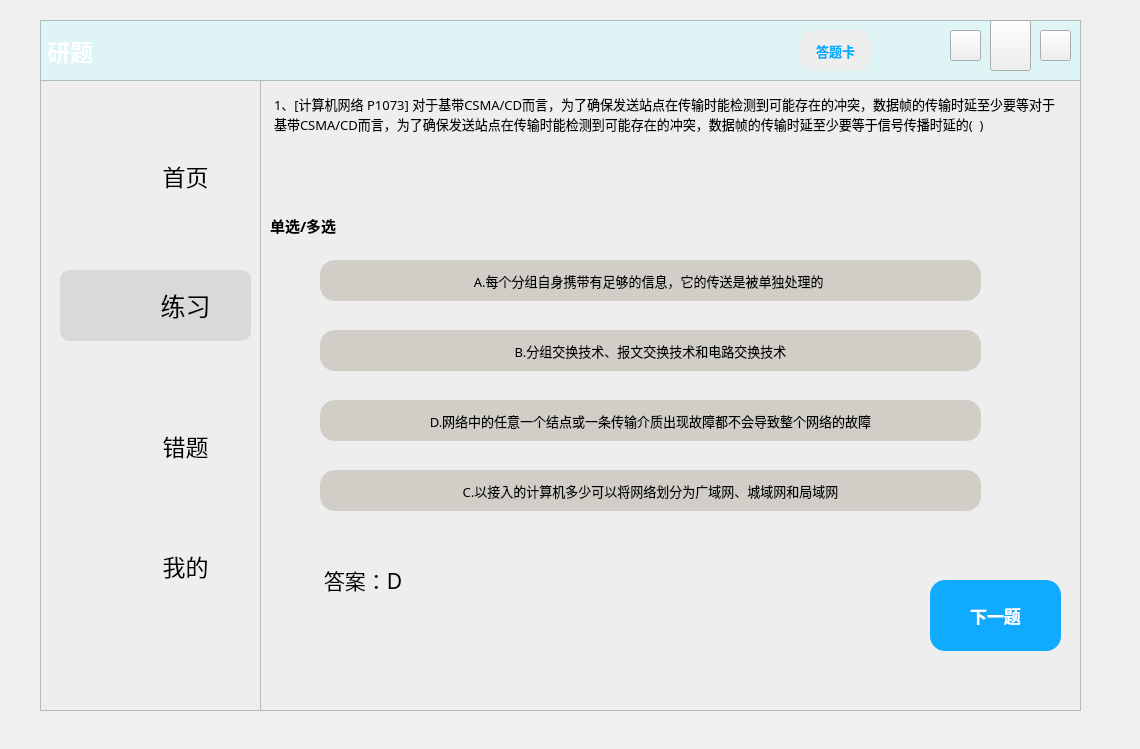
<?xml version="1.0" encoding="UTF-8"?>
<ui version="4.0">
 <class>Form</class>
 <widget class="QWidget" name="Form">
  <property name="geometry">
   <rect>
    <x>0</x>
    <y>0</y>
    <width>1140</width>
    <height>749</height>
   </rect>
  </property>
  <property name="font">
   <font>
    <underline>false</underline>
   </font>
  </property>
  <property name="windowTitle">
   <string>Form</string>
  </property>
  <widget class="QLabel" name="label_right">
   <property name="enabled">
    <bool>true</bool>
   </property>
   <property name="geometry">
    <rect>
     <x>260</x>
     <y>20</y>
     <width>821</width>
     <height>691</height>
    </rect>
   </property>
   <property name="styleSheet">
    <string notr="true">QFrame{
	background-color: rgb(238, 238, 238);
}</string>
   </property>
   <property name="frameShape">
    <enum>QFrame::StyledPanel</enum>
   </property>
   <property name="frameShadow">
    <enum>QFrame::Sunken</enum>
   </property>
   <property name="text">
    <string/>
   </property>
  </widget>
  <widget class="QPushButton" name="Bt_exit">
   <property name="geometry">
    <rect>
     <x>1040</x>
     <y>30</y>
     <width>31</width>
     <height>31</height>
    </rect>
   </property>
   <property name="styleSheet">
    <string notr="true">QPushButton{
	border-image: url(:/新前缀/关闭窗口.png);
}
QPushButton:hover{
	
	background-color: rgb(255, 0, 0);
	border-radius:30px
}
QPushButton:pressed{
	padding-left:5px;
	padding-top:5px;
}</string>
   </property>
   <property name="text">
    <string/>
   </property>
  </widget>
  <widget class="QPushButton" name="Bt_back">
   <property name="geometry">
    <rect>
     <x>950</x>
     <y>30</y>
     <width>31</width>
     <height>31</height>
    </rect>
   </property>
   <property name="styleSheet">
    <string notr="true">QPushButton{
	border-image: url(:/新前缀/返回.png);
}
QPushButton:hover{
	background-color: rgb(217, 217, 217);
	border-radius:30px
}
QPushButton:pressed{
	padding-left:5px;
	padding-top:5px;
}</string>
   </property>
   <property name="text">
    <string/>
   </property>
  </widget>
  <widget class="QLabel" name="head_background">
   <property name="geometry">
    <rect>
     <x>40</x>
     <y>20</y>
     <width>1041</width>
     <height>61</height>
    </rect>
   </property>
   <property name="font">
    <font>
     <family>微软雅黑</family>
     <pointsize>17</pointsize>
     <weight>75</weight>
     <bold>true</bold>
     <underline>false</underline>
    </font>
   </property>
   <property name="styleSheet">
    <string notr="true">background-color: rgb(222, 244, 245);
background-image: url(:/新前缀/背景1.jpg);
color: rgb(255, 255, 255);</string>
   </property>
   <property name="frameShape">
    <enum>QFrame::StyledPanel</enum>
   </property>
   <property name="frameShadow">
    <enum>QFrame::Sunken</enum>
   </property>
   <property name="text">
    <string>研题</string>
   </property>
  </widget>
  <widget class="QPushButton" name="Bt_minimise">
   <property name="geometry">
    <rect>
     <x>990</x>
     <y>20</y>
     <width>41</width>
     <height>51</height>
    </rect>
   </property>
   <property name="styleSheet">
    <string notr="true">QPushButton{
	border-image: url(:/新前缀/最小化.png);
}
QPushButton:hover{
	background-color: rgb(217, 217, 217);
	border-radius:30px
}
QPushButton:pressed{
	padding-left:5px;
	padding-top:5px;
}</string>
   </property>
   <property name="text">
    <string/>
   </property>
   <property name="icon">
    <iconset>
     <normaloff>:/icon/res/icon/最小化.png</normaloff>:/icon/res/icon/最小化.png</iconset>
   </property>
  </widget>
  <widget class="QFrame" name="frame_left">
   <property name="geometry">
    <rect>
     <x>40</x>
     <y>20</y>
     <width>221</width>
     <height>691</height>
    </rect>
   </property>
   <property name="styleSheet">
    <string notr="true">QFrame{
	background-color: rgb(238, 238, 238);
	
}</string>
   </property>
   <property name="frameShape">
    <enum>QFrame::StyledPanel</enum>
   </property>
   <property name="frameShadow">
    <enum>QFrame::Sunken</enum>
   </property>
   <property name="lineWidth">
    <number>0</number>
   </property>
   <widget class="QFrame" name="frame_chosen">
    <property name="geometry">
     <rect>
      <x>20</x>
      <y>250</y>
      <width>191</width>
      <height>71</height>
     </rect>
    </property>
    <property name="font">
     <font>
      <family>微软雅黑</family>
     </font>
    </property>
    <property name="styleSheet">
     <string notr="true">background-color: rgb(217, 217, 217);
border-radius:10px;
</string>
    </property>
    <property name="frameShape">
     <enum>QFrame::StyledPanel</enum>
    </property>
    <property name="frameShadow">
     <enum>QFrame::Raised</enum>
    </property>
   </widget>
   <widget class="QPushButton" name="Bt_mine">
    <property name="geometry">
     <rect>
      <x>80</x>
      <y>510</y>
      <width>131</width>
      <height>71</height>
     </rect>
    </property>
    <property name="font">
     <font>
      <family>微软雅黑</family>
      <pointsize>17</pointsize>
      <weight>50</weight>
      <bold>false</bold>
     </font>
    </property>
    <property name="cursor">
     <cursorShape>PointingHandCursor</cursorShape>
    </property>
    <property name="styleSheet">
     <string notr="true">QPushButton{
	border-radius:30px

}
QPushButton:hover{
	background-color: rgb(217, 217, 217);
	border-radius:30px

}
QPushButton:pressed{
padding-left:5px;
	padding-top:5px;
	background-color: rgb(242, 255, 254);
}</string>
    </property>
    <property name="text">
     <string>我的</string>
    </property>
   </widget>
   <widget class="QPushButton" name="Bt_exercise">
    <property name="geometry">
     <rect>
      <x>80</x>
      <y>250</y>
      <width>131</width>
      <height>71</height>
     </rect>
    </property>
    <property name="font">
     <font>
      <family>微软雅黑</family>
      <pointsize>19</pointsize>
      <weight>50</weight>
      <bold>false</bold>
     </font>
    </property>
    <property name="cursor">
     <cursorShape>PointingHandCursor</cursorShape>
    </property>
    <property name="styleSheet">
     <string notr="true">QPushButton{
	color: rgb(0, 0, 0);
	color: rgb(0, 0, 0);
	border-radius:30px
}
QPushButton:pressed{
	padding-left:5px;
	padding-top:5px;
}
</string>
    </property>
    <property name="text">
     <string>练习</string>
    </property>
   </widget>
   <widget class="QLabel" name="label_exercise">
    <property name="geometry">
     <rect>
      <x>20</x>
      <y>260</y>
      <width>61</width>
      <height>51</height>
     </rect>
    </property>
    <property name="styleSheet">
     <string notr="true">image: url(:/新前缀/练习.png);
background-color: rgb(217, 217, 217);</string>
    </property>
    <property name="text">
     <string/>
    </property>
   </widget>
   <widget class="QLabel" name="label_mine">
    <property name="geometry">
     <rect>
      <x>20</x>
      <y>520</y>
      <width>61</width>
      <height>51</height>
     </rect>
    </property>
    <property name="styleSheet">
     <string notr="true">image: url(:/新前缀/我的.png);</string>
    </property>
    <property name="text">
     <string/>
    </property>
   </widget>
   <widget class="QLabel" name="label_main">
    <property name="geometry">
     <rect>
      <x>20</x>
      <y>130</y>
      <width>61</width>
      <height>51</height>
     </rect>
    </property>
    <property name="styleSheet">
     <string notr="true">image: url(:/新前缀/首页.png);</string>
    </property>
    <property name="text">
     <string/>
    </property>
   </widget>
   <widget class="QPushButton" name="Bt_main">
    <property name="geometry">
     <rect>
      <x>80</x>
      <y>120</y>
      <width>131</width>
      <height>71</height>
     </rect>
    </property>
    <property name="font">
     <font>
      <family>微软雅黑</family>
      <pointsize>17</pointsize>
      <weight>50</weight>
      <italic>false</italic>
      <bold>false</bold>
      <underline>false</underline>
      <strikeout>false</strikeout>
     </font>
    </property>
    <property name="cursor">
     <cursorShape>PointingHandCursor</cursorShape>
    </property>
    <property name="styleSheet">
     <string notr="true">QPushButton{
	border-radius:30px

}
QPushButton:hover{
	background-color: rgb(217, 217, 217);
	border-radius:30px
}
QPushButton:pressed{
	padding-left:5px;
	padding-top:5px;
	background-color: rgb(242, 255, 254);
}
</string>
    </property>
    <property name="text">
     <string>首页</string>
    </property>
   </widget>
   <widget class="QLabel" name="label_wrong">
    <property name="geometry">
     <rect>
      <x>20</x>
      <y>400</y>
      <width>61</width>
      <height>41</height>
     </rect>
    </property>
    <property name="styleSheet">
     <string notr="true">image: url(:/新前缀/错题.png);
</string>
    </property>
    <property name="text">
     <string/>
    </property>
   </widget>
   <widget class="QPushButton" name="Bt_wrong">
    <property name="geometry">
     <rect>
      <x>80</x>
      <y>390</y>
      <width>131</width>
      <height>71</height>
     </rect>
    </property>
    <property name="font">
     <font>
      <family>微软雅黑</family>
      <pointsize>17</pointsize>
     </font>
    </property>
    <property name="cursor">
     <cursorShape>PointingHandCursor</cursorShape>
    </property>
    <property name="styleSheet">
     <string notr="true">QPushButton{
	border-radius:30px

}
QPushButton:hover{
	background-color: rgb(217, 217, 217);
	border-radius:30px
}
QPushButton:pressed{
padding-left:5px;
	padding-top:5px;
	background-color: rgb(242, 255, 254);
}
</string>
    </property>
    <property name="text">
     <string>错题</string>
    </property>
   </widget>
  </widget>
  <widget class="QPushButton" name="exercise_view">
   <property name="geometry">
    <rect>
     <x>800</x>
     <y>30</y>
     <width>71</width>
     <height>41</height>
    </rect>
   </property>
   <property name="font">
    <font>
     <family>微软雅黑</family>
     <pointsize>10</pointsize>
     <weight>75</weight>
     <italic>false</italic>
     <bold>true</bold>
     <underline>false</underline>
    </font>
   </property>
   <property name="cursor">
    <cursorShape>PointingHandCursor</cursorShape>
   </property>
   <property name="contextMenuPolicy">
    <enum>Qt::PreventContextMenu</enum>
   </property>
   <property name="styleSheet">
    <string notr="true">QPushButton{
	border-radius:15px;
	background-color: rgb(238, 238, 238);
	
	color: rgb(0, 170, 255);
}

QPushButton:pressed{
	padding-left:5px;
	padding-top:5px;
}

</string>
   </property>
   <property name="text">
    <string>答题卡</string>
   </property>
  </widget>
  <widget class="QPushButton" name="Bt_A_ex">
   <property name="geometry">
    <rect>
     <x>320</x>
     <y>260</y>
     <width>661</width>
     <height>41</height>
    </rect>
   </property>
   <property name="font">
    <font>
     <family>微软雅黑</family>
     <pointsize>10</pointsize>
     <underline>false</underline>
    </font>
   </property>
   <property name="styleSheet">
    <string notr="true">QPushButton{
background-color: rgb(208, 206, 199);
border-radius:15px
}
QPushButton:hover{
	background-color: rgb(217, 217, 217);
	border-radius:15px
}
QPushButton:pressed{
	padding-left:5px;
	padding-top:5px;
}
</string>
   </property>
   <property name="text">
    <string>A.每个分组自身携带有足够的信息，它的传送是被单独处理的 </string>
   </property>
  </widget>
  <widget class="QPushButton" name="Bt_B_ex">
   <property name="geometry">
    <rect>
     <x>320</x>
     <y>330</y>
     <width>661</width>
     <height>41</height>
    </rect>
   </property>
   <property name="font">
    <font>
     <family>微软雅黑</family>
     <pointsize>10</pointsize>
     <underline>false</underline>
    </font>
   </property>
   <property name="styleSheet">
    <string notr="true">QPushButton{
background-color: rgb(208, 206, 199);
border-radius:15px
}
QPushButton:hover{
	background-color: rgb(217, 217, 217);
	border-radius:15px
}
QPushButton:pressed{
	padding-left:5px;
	padding-top:5px;
}
</string>
   </property>
   <property name="text">
    <string>B.分组交换技术、报文交换技术和电路交换技术</string>
   </property>
  </widget>
  <widget class="QPushButton" name="Bt_C_ex">
   <property name="geometry">
    <rect>
     <x>320</x>
     <y>400</y>
     <width>661</width>
     <height>41</height>
    </rect>
   </property>
   <property name="font">
    <font>
     <family>微软雅黑</family>
     <pointsize>10</pointsize>
     <underline>false</underline>
    </font>
   </property>
   <property name="styleSheet">
    <string notr="true">QPushButton{
background-color: rgb(208, 206, 199);
border-radius:15px
}
QPushButton:hover{
	background-color: rgb(217, 217, 217);
	border-radius:15px
}
QPushButton:pressed{
	padding-left:5px;
	padding-top:5px;
}
</string>
   </property>
   <property name="text">
    <string>D.网络中的任意一个结点或一条传输介质出现故障都不会导致整个网络的故障</string>
   </property>
  </widget>
  <widget class="QPushButton" name="Bt_D_ex">
   <property name="geometry">
    <rect>
     <x>320</x>
     <y>470</y>
     <width>661</width>
     <height>41</height>
    </rect>
   </property>
   <property name="font">
    <font>
     <family>微软雅黑</family>
     <pointsize>10</pointsize>
     <underline>false</underline>
    </font>
   </property>
   <property name="styleSheet">
    <string notr="true">QPushButton{
background-color: rgb(208, 206, 199);
border-radius:15px
}
QPushButton:hover{
	background-color: rgb(217, 217, 217);
	border-radius:15px
}
QPushButton:pressed{
	padding-left:5px;
	padding-top:5px;
}
</string>
   </property>
   <property name="text">
    <string>C.以接入的计算机多少可以将网络划分为广域网、城域网和局域网</string>
   </property>
  </widget>
  <widget class="QLabel" name="judge_right">
   <property name="geometry">
    <rect>
     <x>990</x>
     <y>260</y>
     <width>31</width>
     <height>31</height>
    </rect>
   </property>
   <property name="styleSheet">
    <string notr="true">border-image: url(:/新前缀/对勾-解除.png);</string>
   </property>
   <property name="text">
    <string/>
   </property>
  </widget>
  <widget class="QLabel" name="judge_wrong">
   <property name="geometry">
    <rect>
     <x>980</x>
     <y>330</y>
     <width>41</width>
     <height>41</height>
    </rect>
   </property>
   <property name="styleSheet">
    <string notr="true">border-image: url(:/新前缀/错误.png);</string>
   </property>
   <property name="text">
    <string/>
   </property>
  </widget>
  <widget class="QPushButton" name="exercise_next">
   <property name="geometry">
    <rect>
     <x>930</x>
     <y>580</y>
     <width>131</width>
     <height>71</height>
    </rect>
   </property>
   <property name="font">
    <font>
     <family>微软雅黑</family>
     <pointsize>13</pointsize>
     <weight>75</weight>
     <bold>true</bold>
     <underline>false</underline>
    </font>
   </property>
   <property name="cursor">
    <cursorShape>PointingHandCursor</cursorShape>
   </property>
   <property name="styleSheet">
    <string notr="true">QPushButton{
	background-color: rgb(16, 171, 255);
	color: rgb(255, 255, 255);
	border-radius:15px

}
QPushButton:pressed{
	padding-left:5px;
	padding-top:5px;
}</string>
   </property>
   <property name="text">
    <string>下一题</string>
   </property>
  </widget>
  <widget class="QLabel" name="sigle_or_more">
   <property name="geometry">
    <rect>
     <x>270</x>
     <y>210</y>
     <width>81</width>
     <height>31</height>
    </rect>
   </property>
   <property name="font">
    <font>
     <family>微软雅黑</family>
     <pointsize>11</pointsize>
     <weight>75</weight>
     <bold>true</bold>
     <underline>false</underline>
    </font>
   </property>
   <property name="text">
    <string>单选/多选</string>
   </property>
  </widget>
  <widget class="QTextBrowser" name="exercise_title">
   <property name="geometry">
    <rect>
     <x>270</x>
     <y>90</y>
     <width>801</width>
     <height>111</height>
    </rect>
   </property>
   <property name="font">
    <font>
     <family>微软雅黑</family>
     <weight>50</weight>
     <bold>false</bold>
     <underline>false</underline>
    </font>
   </property>
   <property name="styleSheet">
    <string notr="true">background-color: rgb(238, 238, 238);</string>
   </property>
   <property name="frameShape">
    <enum>QFrame::NoFrame</enum>
   </property>
   <property name="html">
    <string>&lt;!DOCTYPE HTML PUBLIC &quot;-//W3C//DTD HTML 4.0//EN&quot; &quot;http://www.w3.org/TR/REC-html40/strict.dtd&quot;&gt;
&lt;html&gt;&lt;head&gt;&lt;meta name=&quot;qrichtext&quot; content=&quot;1&quot; /&gt;&lt;style type=&quot;text/css&quot;&gt;
p, li { white-space: pre-wrap; }
&lt;/style&gt;&lt;/head&gt;&lt;body style=&quot; font-family:'微软雅黑'; font-size:9pt; font-weight:400; font-style:normal;&quot;&gt;
&lt;p style=&quot; margin-top:0px; margin-bottom:0px; margin-left:0px; margin-right:0px; -qt-block-indent:0; text-indent:0px;&quot;&gt;&lt;span style=&quot; font-family:'SimSun'; font-size:10pt;&quot;&gt;1、[计算机网络 P1073] 对于基带CSMA/CD而言，为了确保发送站点在传输时能检测到可能存在的冲突，数据帧的传输时延至少要等对于基带CSMA/CD而言，为了确保发送站点在传输时能检测到可能存在的冲突，数据帧的传输时延至少要等于信号传播时延的(  ) &lt;/span&gt;&lt;/p&gt;&lt;/body&gt;&lt;/html&gt;</string>
   </property>
  </widget>
  <widget class="QTextBrowser" name="exercise_answer">
   <property name="geometry">
    <rect>
     <x>320</x>
     <y>560</y>
     <width>471</width>
     <height>71</height>
    </rect>
   </property>
   <property name="font">
    <font>
     <family>微软雅黑</family>
     <pointsize>9</pointsize>
     <underline>false</underline>
    </font>
   </property>
   <property name="styleSheet">
    <string notr="true">background-color: rgb(238, 238, 238);</string>
   </property>
   <property name="frameShape">
    <enum>QFrame::NoFrame</enum>
   </property>
   <property name="html">
    <string>&lt;!DOCTYPE HTML PUBLIC &quot;-//W3C//DTD HTML 4.0//EN&quot; &quot;http://www.w3.org/TR/REC-html40/strict.dtd&quot;&gt;
&lt;html&gt;&lt;head&gt;&lt;meta name=&quot;qrichtext&quot; content=&quot;1&quot; /&gt;&lt;style type=&quot;text/css&quot;&gt;
p, li { white-space: pre-wrap; }
&lt;/style&gt;&lt;/head&gt;&lt;body style=&quot; font-family:'微软雅黑'; font-size:9pt; font-weight:400; font-style:normal;&quot;&gt;
&lt;p style=&quot; margin-top:0px; margin-bottom:0px; margin-left:0px; margin-right:0px; -qt-block-indent:0; text-indent:0px;&quot;&gt;&lt;span style=&quot; font-size:16pt;&quot;&gt;答案：D&lt;/span&gt;&lt;/p&gt;&lt;/body&gt;&lt;/html&gt;</string>
   </property>
  </widget>
  <zorder>label_right</zorder>
  <zorder>frame_left</zorder>
  <zorder>head_background</zorder>
  <zorder>Bt_back</zorder>
  <zorder>Bt_minimise</zorder>
  <zorder>Bt_exit</zorder>
  <zorder>Bt_B_ex</zorder>
  <zorder>Bt_C_ex</zorder>
  <zorder>Bt_D_ex</zorder>
  <zorder>judge_right</zorder>
  <zorder>judge_wrong</zorder>
  <zorder>exercise_next</zorder>
  <zorder>Bt_A_ex</zorder>
  <zorder>exercise_title</zorder>
  <zorder>sigle_or_more</zorder>
  <zorder>exercise_view</zorder>
  <zorder>exercise_answer</zorder>
 </widget>
 <resources>
  <include location="Resources.qrc"/>
 </resources>
 <connections>
  <connection>
   <sender>Bt_minimise</sender>
   <signal>clicked()</signal>
   <receiver>Form</receiver>
   <slot>showMinimized()</slot>
   <hints>
    <hint type="sourcelabel">
     <x>1007</x>
     <y>40</y>
    </hint>
    <hint type="destinationlabel">
     <x>1111</x>
     <y>148</y>
    </hint>
   </hints>
  </connection>
  <connection>
   <sender>Bt_exit</sender>
   <signal>clicked()</signal>
   <receiver>Form</receiver>
   <slot>close()</slot>
   <hints>
    <hint type="sourcelabel">
     <x>1055</x>
     <y>41</y>
    </hint>
    <hint type="destinationlabel">
     <x>1110</x>
     <y>85</y>
    </hint>
   </hints>
  </connection>
 </connections>
</ui>
